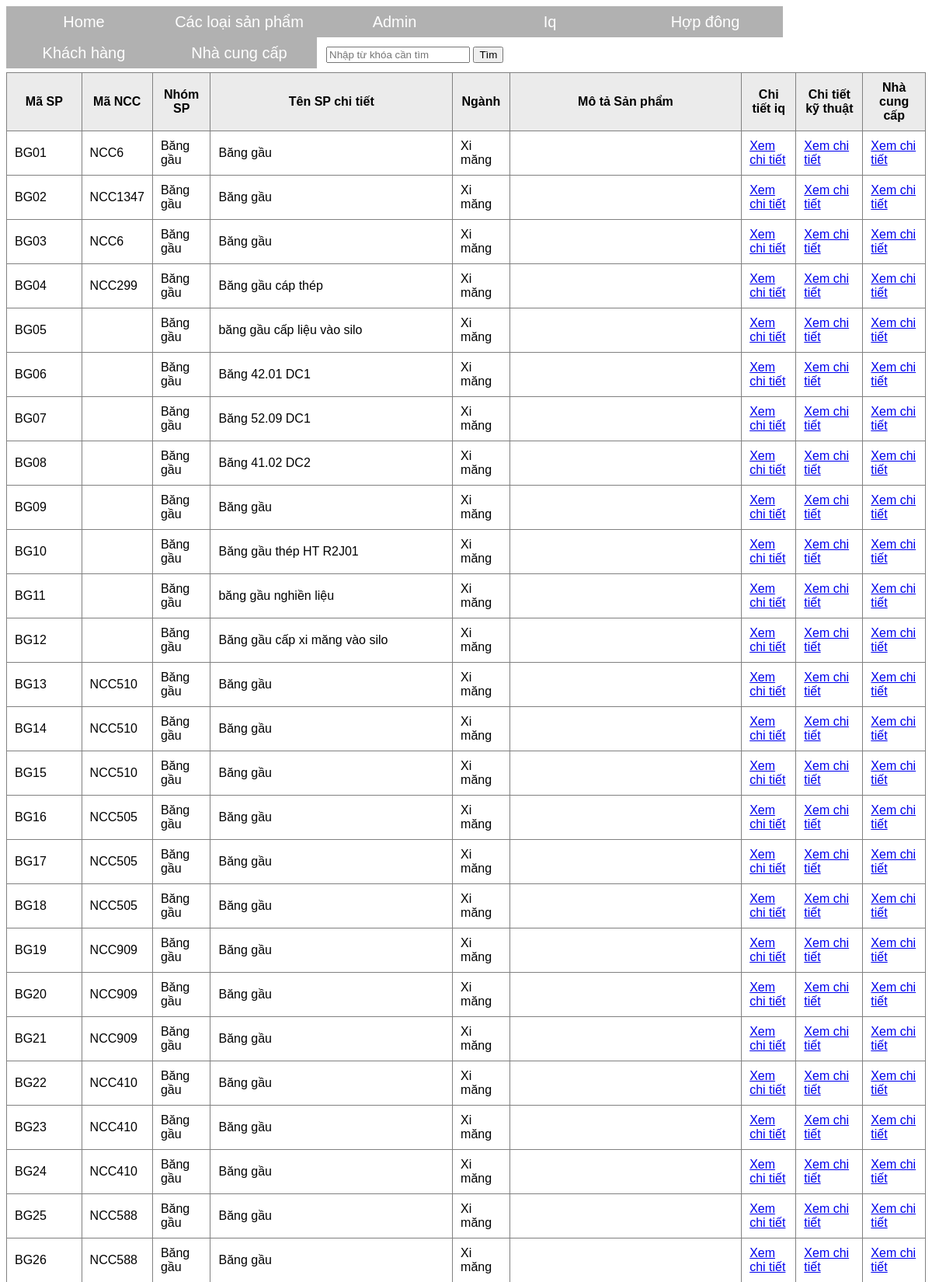
The page / (upper part) on the database its author committed.
### tables this page shows
CREATE TABLE `sanpham` (
  `masp` varchar(255) NOT NULL,
  `mancc` varchar(255) NOT NULL,
  `nhomsp` varchar(255) NOT NULL,
  `tenspchitiet` varchar(255) NOT NULL,
  `nganh` varchar(255) NOT NULL,
  `motasanpham` varchar(255) NOT NULL
);

### index.php (the view, shortened to what this page needs)
<?php
    $conn = mysqli_connect("localhost", "root", "", "dataapp3") or die("Không kết nối được cơ sở dữ liệu");
    if (isset($_GET['q']) && !empty($_GET['q'])) {
        $keyword = $_GET['q'];
        $sql = "SELECT * FROM sanpham WHERE masp LIKE '%$keyword%' OR mancc LIKE '%$keyword%' OR nhomsp LIKE '%$keyword%' OR tenspchitiet LIKE '%$keyword%'";
    }else{
        $sql = "SELECT * FROM sanpham";
    }
    $result = mysqli_query($conn, $sql);
?>
<!DOCTYPE html>
<html>
<head>
    <link rel="stylesheet" type="text/css" href="style.css">
</head>
<body>
     <ul>
        <li><a href="index.php">Home</a></li>
        <li><a href="">Các loại sản phẩm</a>
        </li>
        <li><a href="">Admin</a>
        </li>
        <li><a href="iq.php">Iq</a></li>
        <li><a href="hopdong.php">Hợp đông</a></li>
        <li><a href="khachhang.php">Khách hàng</a></li>
        <li><a href="nhacungcap.php">Nhà cung cấp</a></li>
    </ul>
    <table class="search-form" cellpadding="10">
        <tr>
            <td>
                <form action="" method="get">
                    <input type="text" name="q" placeholder="Nhập từ khóa cần tìm" value="<?php if(isset($_GET['q']))?>" />
                    <input type="submit" value="Tìm">
                </form>
            </td>
        </tr>
    </table>
    <table class="list" border="1" cellpadding="10">
          <tr>
            <th>Mã SP</th>
            <th>Mã NCC</th>
            <th>Nhóm SP</th>
            <th>Tên SP chi tiết</th>
            <th>Ngành</th>
            <th>Mô tả Sản phẩm</th>
            <th>Chi tiết iq</th>
            <th>Chi tiết kỹ thuật</th>
            <th>Nhà cung cấp</th>
        </tr>
        <?php
           while ($row = mysqli_fetch_assoc($result)) {
            ?>
        <tr>
            <td><?php echo $row['masp']; ?></td>
            <td><?php echo $row['mancc']; ?></td>
            <td><?php echo $row['nhomsp']; ?></td>
            <td><?php echo $row['tenspchitiet']; ?></td>
            <td><?php echo $row['nganh']; ?></td>
            <td><?php echo $row['motasanpham']; ?></td>
            <form action="" method="get">
            <td><a href="./chiTiet.php?idSP=<?php echo  $row['masp'] ?>" >Xem chi tiết</a></td>
        </form>
            <form action="" method="get">
            <td><a href="./cttskt.php?idSPKT=<?php echo  $row['masp'] ?>" >Xem chi tiết</a></td>
        </form>
                      <form action="" method="get">
            <td><a href="./NCC.php?idSPncc=<?php echo  $row['mancc'] ?>" >Xem chi tiết</a></td>
        </form>
        </tr>
    <?php } ?>
    </table>
</body>
</html>

### style.css (style rules this page uses)
body { background: url(); background-size: cover; font-family: arial; }
ul { margin: 0; padding: 0; list-style: none; }
ul li { float: left; width: 200px; height: 40px; background-color: darkgrey; opacity: .9; line-height: 40px; text-align: center; font-size: 20px; }
ul li a { text-decoration: none; color: white; display: block; }

### index.php (style rules this page uses)
.list { border-collapse: collapse; }
.list tr th { background: #ebebeb; }

### rows shown on the page
sanpham: masp "BG01", mancc "NCC6", nhomsp "Băng gầu", tenspchitiet "Băng gầu", nganh "Xi măng"
sanpham: masp "BG02", mancc "NCC1347", nhomsp "Băng gầu", tenspchitiet "Băng gầu", nganh "Xi măng"
sanpham: masp "BG03", mancc "NCC6", nhomsp "Băng gầu", tenspchitiet "Băng gầu", nganh "Xi măng"
sanpham: masp "BG04", mancc "NCC299", nhomsp "Băng gầu", tenspchitiet "Băng gầu cáp thép", nganh "Xi măng"
sanpham: masp "BG05", nhomsp "Băng gầu", tenspchitiet "băng gầu cấp liệu vào silo", nganh "Xi măng"
sanpham: masp "BG06", nhomsp "Băng gầu", tenspchitiet "Băng 42.01 DC1", nganh "Xi măng"
sanpham: masp "BG07", nhomsp "Băng gầu", tenspchitiet "Băng 52.09 DC1", nganh "Xi măng"
sanpham: masp "BG08", nhomsp "Băng gầu", tenspchitiet "Băng 41.02 DC2", nganh "Xi măng"
sanpham: masp "BG09", nhomsp "Băng gầu", tenspchitiet "Băng gầu", nganh "Xi măng"
sanpham: masp "BG10", nhomsp "Băng gầu", tenspchitiet "Băng gầu thép HT R2J01", nganh "Xi măng"
sanpham: masp "BG11", nhomsp "Băng gầu", tenspchitiet "băng gầu nghiền liệu", nganh "Xi măng"
sanpham: masp "BG12", nhomsp "Băng gầu", tenspchitiet "Băng gầu cấp xi măng vào silo", nganh "Xi măng"
sanpham: masp "BG13", mancc "NCC510", nhomsp "Băng gầu", tenspchitiet "Băng gầu", nganh "Xi măng"
sanpham: masp "BG14", mancc "NCC510", nhomsp "Băng gầu", tenspchitiet "Băng gầu", nganh "Xi măng"
sanpham: masp "BG15", mancc "NCC510", nhomsp "Băng gầu", tenspchitiet "Băng gầu", nganh "Xi măng"
sanpham: masp "BG16", mancc "NCC505", nhomsp "Băng gầu", tenspchitiet "Băng gầu", nganh "Xi măng"
sanpham: masp "BG17", mancc "NCC505", nhomsp "Băng gầu", tenspchitiet "Băng gầu", nganh "Xi măng"
sanpham: masp "BG18", mancc "NCC505", nhomsp "Băng gầu", tenspchitiet "Băng gầu", nganh "Xi măng"
sanpham: masp "BG19", mancc "NCC909", nhomsp "Băng gầu", tenspchitiet "Băng gầu", nganh "Xi măng"
sanpham: masp "BG20", mancc "NCC909", nhomsp "Băng gầu", tenspchitiet "Băng gầu", nganh "Xi măng"
sanpham: masp "BG21", mancc "NCC909", nhomsp "Băng gầu", tenspchitiet "Băng gầu", nganh "Xi măng"
sanpham: masp "BG22", mancc "NCC410", nhomsp "Băng gầu", tenspchitiet "Băng gầu", nganh "Xi măng"
sanpham: masp "BG23", mancc "NCC410", nhomsp "Băng gầu", tenspchitiet "Băng gầu", nganh "Xi măng"
sanpham: masp "BG24", mancc "NCC410", nhomsp "Băng gầu", tenspchitiet "Băng gầu", nganh "Xi măng"
sanpham: masp "BG25", mancc "NCC588", nhomsp "Băng gầu", tenspchitiet "Băng gầu", nganh "Xi măng"
sanpham: masp "BG26", mancc "NCC588", nhomsp "Băng gầu", tenspchitiet "Băng gầu", nganh "Xi măng"
